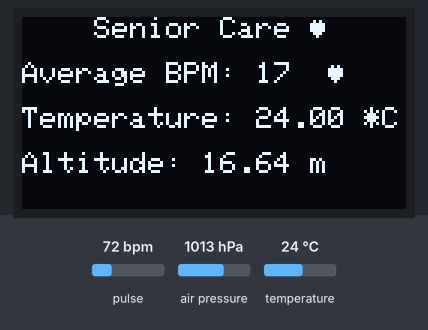
Bench run of a sketch on a simulated ESP8266 (NodeMCU). Shown: 128×64 one-colour display. The test bench sets the inputs (shaded band); at power-on: pulse 72 bpm, air pressure 1013 hPa, temperature 24 °C. WiFi joins after 1.5 s; servers stay silent unless stated; what the sketch prints to the serial monitor is not drawn.

Above: at 5.8 s.
5.9 s: pulse set to 42 bpm
At 8.0 s:
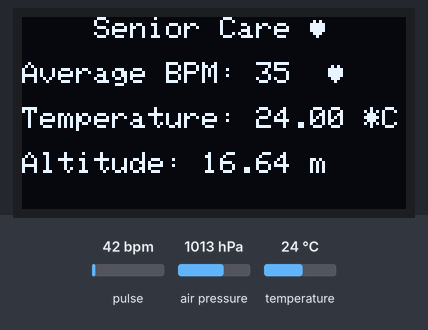
10.0 s: air pressure set to 952 hPa
At 12.6 s:
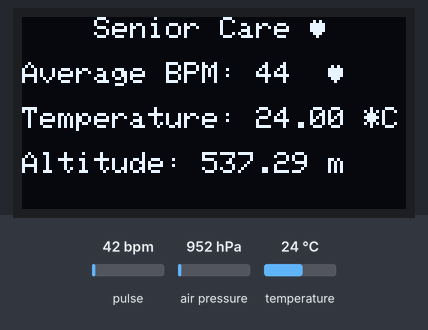
14.9 s: temperature set to 12 °C
At 17.2 s:
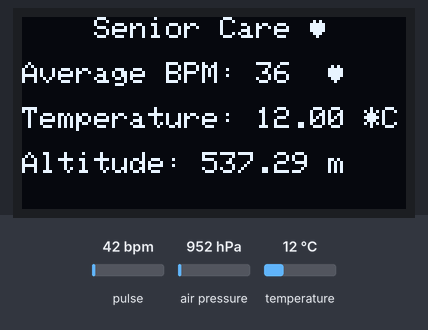
18.3 s: pulse set to 70 bpm
At 21.1 s:
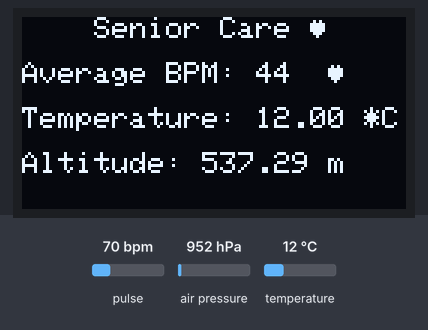
23.2 s: air pressure set to 975 hPa
At 25.8 s:
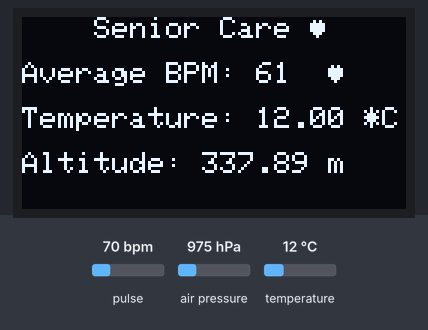
Timing chart, 0 to 27.3 s (numbered marks = the images above; inputs shaded):
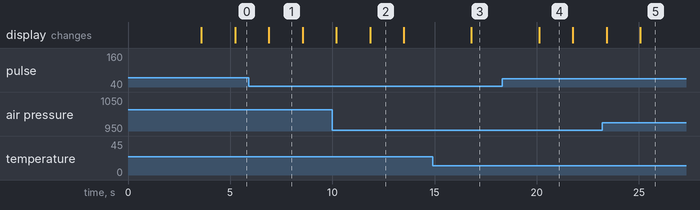

The sketch:

Senior_Care_Band.ino
```cpp
//ESP32
#include <Arduino.h>
#if defined(ESP32)
#include <WiFi.h>
#elif defined(ESP8266)
#include <ESP8266WiFi.h>
#endif

//Firebase
#include <Firebase_ESP_Client.h>
//Provide the token generation process info.
#include "addons/TokenHelper.h"
//Provide the RTDB payload printing info and other helper functions.
#include "addons/RTDBHelper.h"

//Sensors
#include <Adafruit_BMP085.h>
#include <Wire.h>
#include <SPI.h>
//#include <LiquidCrystal_I2C.h>
#include <Adafruit_GFX.h>
#include <Adafruit_SSD1306.h>
#include "MAX30105.h"
#include "heartRate.h"

#define SCREEN_WIDTH 128  // OLED display width, in pixels
#define SCREEN_HEIGHT 64  // OLED display height, in pixels

#define OLED_RESET -1        // Reset pin # (or -1 if sharing Arduino reset pin)
#define SCREEN_ADDRESS 0x3C  ///< See datasheet for Address; 0x3D for 128x64, 0x3C for 128x32

// Insert your network credentials
#define WIFI_SSID "Samsung_S21"
#define WIFI_PASSWORD "test1111"

// Insert Firebase project API Key
#define API_KEY "AIzaSyB4xNMsU5d-OoBFP86ota6FBSM_t6Jlaw0"

// Insert RTDB URLefine the RTDB URL */
#define DATABASE_URL "https://taylor-hackathon-default-rtdb.firebaseio.com/"

//Define Firebase Data object
FirebaseData fbdo;

FirebaseAuth auth;
FirebaseConfig config;

Adafruit_BMP085 bmp;
// Set the LCD address to 0x27 for a 16 chars and 2 line display
//LiquidCrystal_I2C lcd(0x27, 16, 2);

MAX30105 particleSensor;
Adafruit_SSD1306 display(SCREEN_WIDTH, SCREEN_HEIGHT, &Wire, OLED_RESET);

unsigned long sendDataPrevMillis = 0;
int count = 0;
bool signupOK = false;

const byte RATE_SIZE = 4;       //Increase this for more averaging. 4 is good.
byte rates[RATE_SIZE] = { 0 };  //Array of heart rates
byte rateSpot = 0;
long lastBeat = 0;  //Time at which the last beat occurred
float beatsPerMinute;
int beatAvg;

int noti;

void setup() {
  Serial.begin(115200);
  sensorInitialization();
  connectToWiFi();
  configFB();
  // Display ASCII Characters
  // display.clearDisplay();
  // display.setCursor(104, 15);
  // display.setTextSize(2);
  // display.write(3);
  // display.display();
  // delay(2000);
}

void loop() {

  unsigned long currentTime = millis();
  float temp = bmp.readTemperature();
  float alt = bmp.readAltitude(101500);


  //if (Firebase.ready() && signupOK && (millis() - sendDataPrevMillis > 500 || sendDataPrevMillis == 0)) {

  for (int i = 0; i < 100; i++) {
    long irValue = particleSensor.getIR();
    if (checkForBeat(irValue) == true) {
      //We sensed a beat!
      long delta = millis() - lastBeat;
      lastBeat = millis();

      beatsPerMinute = 60 / (delta / 1000.0);

      if (beatsPerMinute < 255 && beatsPerMinute > 20) {
        rates[rateSpot++] = (byte)beatsPerMinute;  //Store this reading in the array
        rateSpot %= RATE_SIZE;                     //Wrap variable

        //Take average of readings
        beatAvg = 0;
        for (byte x = 0; x < RATE_SIZE; x++)
          beatAvg += rates[x];
        beatAvg /= RATE_SIZE;
      }
    }

    if (irValue < 50000) {
      Serial.println(" No finger?");
      beatAvg = 0;
      beatsPerMinute = 0;
      break;
    }
  }


  // Upload data to Firebase
  if (Firebase.ready() && signupOK && (currentTime - sendDataPrevMillis > 1000 || sendDataPrevMillis == 0)) {
    uploadData(temp, alt, beatsPerMinute, beatAvg);
    displayData(temp, alt, beatsPerMinute, beatAvg);
    //getNotification();
    sendDataPrevMillis = currentTime;
  }


  //delay(500);
}

// Connect to WiFi
void connectToWiFi() {

  display.clearDisplay();

  WiFi.begin(WIFI_SSID, WIFI_PASSWORD);

  Serial.println("Wifi connecting: ");
  while (WiFi.status() != WL_CONNECTED) {
    delay(500);
    Serial.print(".");
  }

  Serial.println("\nWiFi connected!");
  Serial.println();
  Serial.print("Connected with IP: ");
  Serial.println(WiFi.localIP());
  Serial.println();

  display.clearDisplay();
  display.setCursor(0, 0);
  display.setTextSize(2);
  display.setTextColor(WHITE);
  display.println("WiFi\nConnection\nSuccess");
  display.display();
}

//Setup for FireBase
void configFB() {

  /* Assign the api key (required) */
  config.api_key = API_KEY;

  /* Assign the RTDB URL (required) */
  config.database_url = DATABASE_URL;

  /* Sign up */
  if (Firebase.signUp(&config, &auth, "", "")) {
    Serial.println("FB Connection okay");
    signupOK = true;
  } else {
    Serial.printf("%s\n", config.signer.signupError.message.c_str());
  }

  /* Assign the callback function for the long running token generation task */
  config.token_status_callback = tokenStatusCallback;  //see addons/TokenHelper.h

  Firebase.begin(&config, &auth);
  Firebase.reconnectWiFi(true);
}

// Sensor initialization
void sensorInitialization() {

  // SSD1306_SWITCHCAPVCC = generate display voltage from 3.3V internally
  if (!display.begin(SSD1306_SWITCHCAPVCC, SCREEN_ADDRESS)) {
    Serial.println(F("SSD1306 allocation failed"));
    for (;;)
      ;  // Don't proceed, loop forever
  }
  display.clearDisplay();

  // BMP180
  if (!bmp.begin()) {
    Serial.println("Could not find a valid BMP085 sensor, check wiring!");
    while (1) {}
  }

  // initialize the LCD
  //lcd.begin();

  // Turn on the blacklight and print a message.
  // lcd.backlight();
  // lcd.print("Starting");
  // delay(1000);

  // Heart Sensor
  if (!particleSensor.begin(Wire, I2C_SPEED_FAST))  //Use default I2C port, 400kHz speed
  {
    Serial.println("MAX30105 was not found. Please check wiring/power. ");
    while (1)
      ;
  }
  Serial.println("Place your index finger on the Heart rate sensor with steady pressure.");
  display.clearDisplay();
  display.setTextSize(1);
  display.setTextColor(WHITE);
  display.println("Place your index\nfinger on the Heart\nrate sensor\nwith steady pressure.");
  display.display();


  particleSensor.setup();                     //Configure sensor with default settings
  particleSensor.setPulseAmplitudeRed(0x0A);  //Turn Red LED to low to indicate sensor is running
  particleSensor.setPulseAmplitudeGreen(0);   //Turn off Green LED
  delay(2000);
}

void uploadData(float temperature, float altitude, float heartRate, int AvgHeartRate) {

  // Upload data to Firebase
  if (Firebase.RTDB.setInt(&fbdo, "sensor/temperature", temperature)) {
    Serial.print("TEMPERATURE: ");
    Serial.println(temperature);
  } else {
    Serial.println("TEMPERATURE Failed to upload data to Firebase!");
    Serial.println(fbdo.errorReason());
  }

  if (Firebase.RTDB.setInt(&fbdo, "sensor/altitude", altitude)) {
    Serial.print("ALTITUDE: ");
    Serial.println(altitude);
  } else {
    Serial.println("ALTITUDE Failed to upload data to Firebase!");
    Serial.println(fbdo.errorReason());
  }

  if (Firebase.RTDB.setInt(&fbdo, "sensor/heart_rate", heartRate)) {
    Serial.print("Heart Rate: ");
    Serial.println(heartRate);
  } else {
    Serial.println("TEMPERATURE Failed to upload data to Firebase!");
    Serial.println(fbdo.errorReason());
  }

  if (Firebase.RTDB.setInt(&fbdo, "sensor/avg_heart_rate", AvgHeartRate)) {
    Serial.print("AvgHeartRate: ");
    Serial.println(AvgHeartRate);
  } else {
    Serial.println("AvgHeartRate Failed to upload data to Firebase!");
    Serial.println(fbdo.errorReason());
  }

  Serial.println();
}

void displayData(float temperature, float altitude, float heartRate, int AvgHeartRate) {
  // lcd.clear();
  // lcd.print("Temp: ");
  // lcd.print(temperature);
  // lcd.print(" C");

  // lcd.setCursor(0, 1);
  // lcd.print("Alt: ");
  // lcd.print(altitude);
  // lcd.print(" m");
  //display.clearDisplay();
  //display.setCursor(104, 15);
  //display.setTextSize(2);
  //display.write(3);
  //display.display();
  //delay(2000);

  display.clearDisplay();
  display.setTextSize(1);
  display.setTextColor(WHITE);
  display.setCursor(24, 0);
  display.print("Senior Care ");
  display.write(3);
  display.setCursor(0, 15);
  display.print("Average BPM: ");
  display.print(AvgHeartRate);
  display.print("  ");
  display.write(3);
  display.println();
  display.setCursor(0, 30);
  display.print("Temperature: ");
  display.print(temperature);
  display.print(" *C");
  display.setCursor(0, 45);
  display.print("Altitude: ");
  display.print(altitude);
  display.println(" m");
  display.display();
}

// void getNotification() {
//   if (Firebase.RTDB.getInt(&fbdo, "/notification/medication")) {
//     if (fbdo.dataType() == "int") {
//       noti = fbdo.intData();
//       Serial.print("Notification status: ");
//       Serial.println(noti);
//     }
//   } else {
//     Serial.println(fbdo.errorReason());
//   }
// }
```

Measured:
- after the input at 14.9 s, the display: changes after 1.9 s (image 3)
- after the input at 18.3 s, the display: changes after 1.8 s (image 4)
- what the display in image 1 shows lasts 1.6 s, from 6.9 s to 8.5 s
